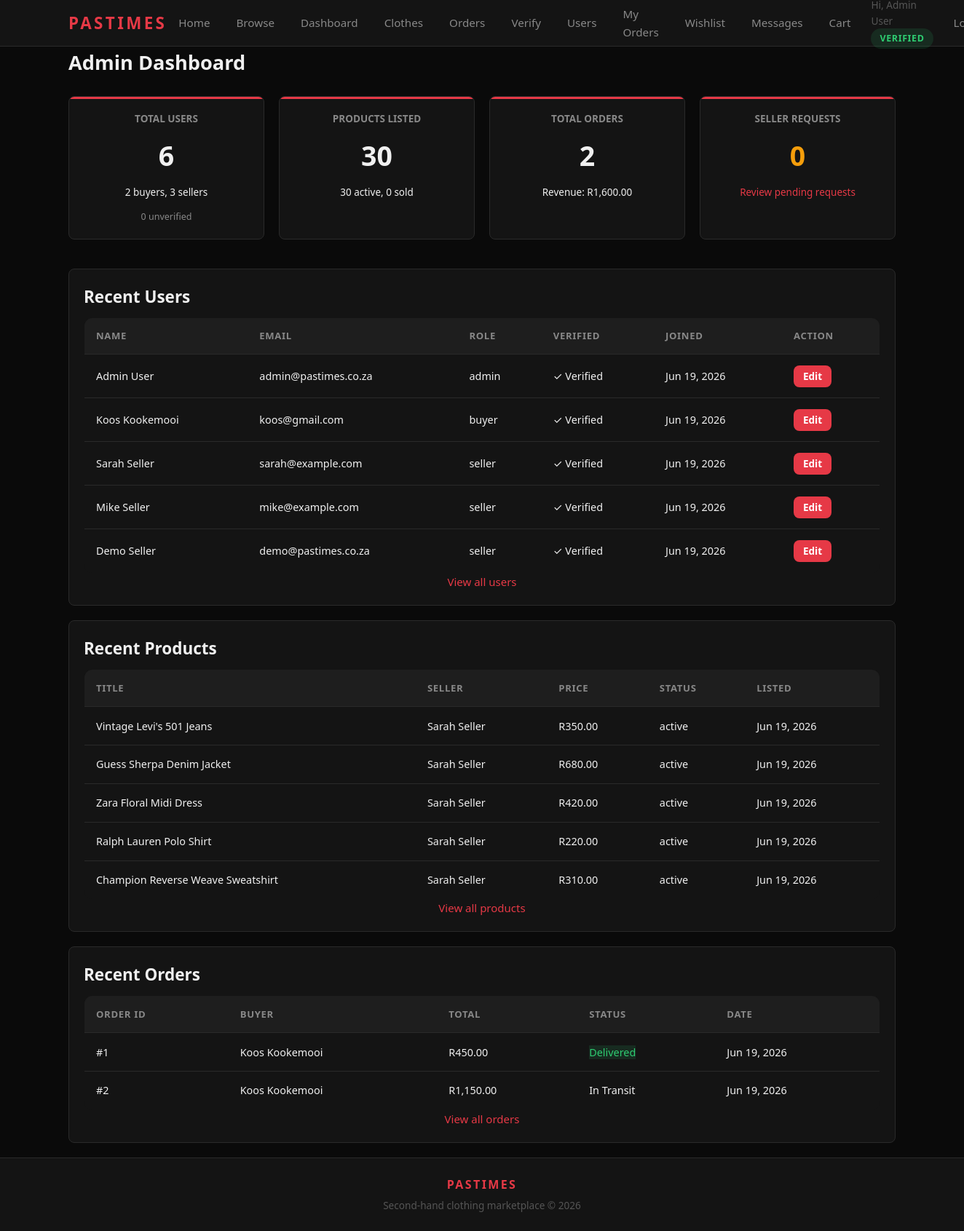
Screenshot of /admin/dashboard.php (signed in) with the database file from the repository.
### tables this page shows
CREATE TABLE tblUser (
    id                  INT          AUTO_INCREMENT PRIMARY KEY,
    name                VARCHAR(100) NOT NULL,
    email               VARCHAR(100) NOT NULL UNIQUE,
    password_hash       VARCHAR(255) NOT NULL,
    role                ENUM('buyer','seller','admin') NOT NULL DEFAULT 'buyer',
    is_verified         TINYINT(1)   NOT NULL DEFAULT 0,
    seller_request      ENUM('none','pending','approved','rejected') NOT NULL DEFAULT 'none',
    seller_request_note TEXT         NULL,
    created_at          DATETIME     DEFAULT CURRENT_TIMESTAMP,
    last_login          DATETIME     NULL,
    INDEX idx_email (email),
    INDEX idx_role  (role)
);

CREATE TABLE tblProducts (
    id          INT           AUTO_INCREMENT PRIMARY KEY,
    seller_id   INT           NOT NULL,
    category_id INT           NOT NULL,
    title       VARCHAR(150)  NOT NULL,
    brand       VARCHAR(100)  NULL,
    description TEXT          NOT NULL,
    price       DECIMAL(10,2) NOT NULL CHECK (price > 0),
    `condition` ENUM('New','Like New','Good','Fair','Poor') NOT NULL DEFAULT 'Good',
    image       VARCHAR(255)  NULL,
    quantity    INT           NOT NULL DEFAULT 1,
    status      ENUM('active','sold') NOT NULL DEFAULT 'active',
    created_at  DATETIME      DEFAULT CURRENT_TIMESTAMP,
    updated_at  DATETIME      DEFAULT CURRENT_TIMESTAMP ON UPDATE CURRENT_TIMESTAMP,
    FOREIGN KEY (seller_id)   REFERENCES tblUser(id)    ON DELETE CASCADE,
    FOREIGN KEY (category_id) REFERENCES categories(id) ON DELETE RESTRICT,
    INDEX idx_status (status),
    FULLTEXT INDEX idx_search (title, description)
);

CREATE TABLE tblOrders (
    id               INT           AUTO_INCREMENT PRIMARY KEY,
    buyer_id         INT           NOT NULL,
    total            DECIMAL(10,2) NOT NULL,
    delivery_address TEXT          NOT NULL,
    status           ENUM('Pending','Packed','In Transit','Delivered') NOT NULL DEFAULT 'Pending',
    tracking_number  VARCHAR(100)  NULL,
    payment_method   ENUM('Credit Card','Debit Card') NULL,
    created_at       DATETIME      DEFAULT CURRENT_TIMESTAMP,
    FOREIGN KEY (buyer_id) REFERENCES tblUser(id) ON DELETE RESTRICT,
    INDEX idx_buyer  (buyer_id),
    INDEX idx_status (status)
);

### admin/dashboard.php (the view, shortened to what this page needs)
<?php
require_once __DIR__ . '/../config/db.php';
require_once __DIR__ . '/../includes/functions.php';
$stats = [];
$result = mysqli_query($conn, "SELECT
    COUNT(*) as total,
    SUM(CASE WHEN role = 'buyer' THEN 1 ELSE 0 END) as buyers,
    SUM(CASE WHEN role = 'seller' THEN 1 ELSE 0 END) as sellers,
    SUM(CASE WHEN is_verified = 0 THEN 1 ELSE 0 END) as unverified
FROM tblUser");
$stats['users'] = mysqli_fetch_assoc($result);
$result = mysqli_query($conn, "SELECT
    COUNT(*) as total,
    SUM(CASE WHEN status = 'active' THEN 1 ELSE 0 END) as active,
    SUM(CASE WHEN status = 'sold' THEN 1 ELSE 0 END) as sold
FROM tblProducts");
$stats['products'] = mysqli_fetch_assoc($result);
$result = mysqli_query($conn, "SELECT
    COUNT(*) as total,
    SUM(total) as revenue
FROM tblOrders");
$stats['orders'] = mysqli_fetch_assoc($result);
$result = mysqli_query($conn, "SELECT COUNT(*) as pending FROM tblSellerRequests WHERE status = 'pending'");
$stats['seller_requests'] = mysqli_fetch_assoc($result);
$result = mysqli_query($conn, "SELECT id, name, email, role, is_verified, created_at FROM tblUser ORDER BY created_at DESC LIMIT 5");
$recent_users = mysqli_fetch_all($result, MYSQLI_ASSOC);
$result = mysqli_query($conn, "SELECT p.id, p.title, u.name as seller_name, p.price, p.created_at, p.status FROM tblProducts p JOIN tblUser u ON p.seller_id = u.id ORDER BY p.created_at DESC LIMIT 5");
$recent_products = mysqli_fetch_all($result, MYSQLI_ASSOC);
$result = mysqli_query($conn, "SELECT o.id, o.total, o.status, o.created_at, u.name as buyer_name FROM tblOrders o JOIN tblUser u ON o.buyer_id = u.id ORDER BY o.created_at DESC LIMIT 5");
$recent_orders = mysqli_fetch_all($result, MYSQLI_ASSOC);
require_once __DIR__ . '/../includes/header.php';
?>
<h1 class="page-title">Admin Dashboard</h1>
<div class="dashboard-grid">
    <div class="stat-card">
        <h3>Total Users</h3>
        <div class="stat-number"><?php echo (int)$stats['users']['total']; ?></div>
        <p><?php echo (int)$stats['users']['buyers']; ?> buyers, <?php echo (int)$stats['users']['sellers']; ?> sellers</p>
        <small><?php echo (int)$stats['users']['unverified']; ?> unverified</small>
    </div>
    <div class="stat-card">
        <h3>Products Listed</h3>
        <div class="stat-number"><?php echo (int)$stats['products']['total']; ?></div>
        <p><?php echo (int)$stats['products']['active']; ?> active, <?php echo (int)$stats['products']['sold']; ?> sold</p>
    </div>
    <div class="stat-card">
        <h3>Total Orders</h3>
        <div class="stat-number"><?php echo (int)$stats['orders']['total']; ?></div>
        <p>Revenue: R<?php echo number_format((float)($stats['orders']['revenue'] ?? 0), 2); ?></p>
    </div>
    <div class="stat-card">
        <h3>Seller Requests</h3>
        <div class="stat-number warning"><?php echo (int)$stats['seller_requests']['pending']; ?></div>
        <p><a href="<?php echo BASE_URL; ?>admin/verify_users.php">Review pending requests</a></p>
    </div>
</div>
<div class="dashboard-section">
    <h2>Recent Users</h2>
    <div class="table-wrap">
        <table class="data-table">
            <thead>
                <tr>
                    <th>Name</th>
                    <th>Email</th>
                    <th>Role</th>
                    <th>Verified</th>
                    <th>Joined</th>
                    <th>Action</th>
                </tr>
            </thead>
            <tbody>
                <?php foreach ($recent_users as $u): ?>
                    <tr>
                        <td><?php echo h($u['name']); ?></td>
                        <td><?php echo h($u['email']); ?></td>
                        <td><span class="badge role-<?php echo strtolower($u['role']); ?>"><?php echo h($u['role']); ?></span></td>
                        <td>
                            <?php if ((int)$u['is_verified'] === 1): ?>
                                <span class="badge verified">✓ Verified</span>
                            <?php else: ?>
                                <span class="badge pending">Pending</span>
                            <?php endif; ?>
                        </td>
                        <td><?php echo date('M d, Y', strtotime($u['created_at'])); ?></td>
                        <td><a href="<?php echo BASE_URL; ?>admin/edit_user.php?id=<?php echo $u['id']; ?>" class="btn btn-sm btn-primary">Edit</a></td>
                    </tr>
                <?php endforeach; ?>
            </tbody>
        </table>
    </div>
    <p class="text-center"><a href="<?php echo BASE_URL; ?>admin/users.php">View all users</a></p>
</div>
<div class="dashboard-section">
    <h2>Recent Products</h2>
    <div class="table-wrap">
        <table class="data-table">
            <thead>
                <tr>
                    <th>Title</th>
                    <th>Seller</th>
                    <th>Price</th>
                    <th>Status</th>
                    <th>Listed</th>
                </tr>
            </thead>
            <tbody>
                <?php foreach ($recent_products as $p): ?>
                    <tr>
                        <td><?php echo h(substr($p['title'], 0, 40)); ?></td>
                        <td><?php echo h($p['seller_name']); ?></td>
                        <td>R<?php echo number_format($p['price'], 2); ?></td>
                        <td><span class="badge status-<?php echo strtolower($p['status']); ?>"><?php echo h($p['status']); ?></span></td>
                        <td><?php echo date('M d, Y', strtotime($p['created_at'])); ?></td>
                    </tr>
                <?php endforeach; ?>
            </tbody>
        </table>
    </div>
    <p class="text-center"><a href="<?php echo BASE_URL; ?>admin/products.php">View all products</a></p>
</div>
<div class="dashboard-section">
    <h2>Recent Orders</h2>
    <div class="table-wrap">
        <table class="data-table">
            <thead>
                <tr>
                    <th>Order ID</th>
                    <th>Buyer</th>
                    <th>Total</th>
                    <th>Status</th>
                    <th>Date</th>
                </tr>
            </thead>
            <tbody>
                <?php foreach ($recent_orders as $o): ?>
                    <tr>
                        <td>#<?php echo $o['id']; ?></td>
                        <td><?php echo h($o['buyer_name']); ?></td>
                        <td>R<?php echo number_format($o['total'], 2); ?></td>
                        <td><span class="badge status-<?php echo strtolower($o['status']); ?>"><?php echo h($o['status']); ?></span></td>
                        <td><?php echo date('M d, Y', strtotime($o['created_at'])); ?></td>
                    </tr>
                <?php endforeach; ?>
            </tbody>
        </table>
    </div>
    <p class="text-center"><a href="<?php echo BASE_URL; ?>admin/orders.php">View all orders</a></p>
</div>
<?php require_once __DIR__ . '/../includes/footer.php'; ?>

### assets/css/main.css (style rules this page uses)
:root { --bg: #0a0a0a; --surface: #141414; --surface-2: #1e1e1e; --border: #2a2a2a; --border-light: #333333; --primary: #e63946; --primary-hover:#c1121f; --primary-dim: rgba(230,57,70,0.15); --text: #f0f0f0; --text-muted: #888888; --text-faint: #555555; --success: #2ecc71; --success-bg: rgba(46,204,113,0.12); --danger: #e74c3c; --danger-bg: rgba(231,76,60,0.12); --warning: #f39c12; --warning-bg: rgba(243,156,18,0.12); --info: #3498db; --info-bg: rgba(52,152,219,0.12); --radius: 8px; --radius-lg: 12px; --header-h: 64px; }
*,*::before,*::after { box-sizing:border-box; margin:0; padding:0; }
html { scroll-behavior:smooth; }
body { font-family:'Segoe UI',system-ui,-apple-system,sans-serif; background:var(--bg); color:var(--text); line-height:1.6; font-size:15px; }
a { color:var(--primary); text-decoration:none; }
.btn { display:inline-block; padding:0.55rem 1.25rem; border-radius:var(--radius); font-size:0.95rem; font-weight:600; cursor:pointer; border:none; text-align:center; transition:background 0.2s, transform 0.15s, box-shadow 0.2s; line-height:1.4; text-decoration:none; }
.btn-primary { background:var(--primary); color:#fff; }
.btn-sm { padding:0.35rem 0.8rem; font-size:0.85rem; }
.page-title { font-size:1.7rem; font-weight:700; margin-bottom:1.5rem; color:var(--text); }
.text-center { text-align:center; }
.data-table { width:100%; border-collapse:collapse; background:var(--surface); border-radius:var(--radius-lg); overflow:hidden; border:1px solid var(--border); }
.data-table th, .data-table td { padding:0.9rem 1rem; text-align:left; border-bottom:1px solid var(--border); font-size:0.9rem; }
.data-table th { background:var(--surface-2); font-weight:600; font-size:0.82rem; text-transform:uppercase; letter-spacing:0.05em; color:var(--text-muted); }
.data-table tr:last-child td { border-bottom:none; }
.table-wrap { overflow-x:auto; }
.status-delivered { background:var(--success-bg); color:var(--success); }
.stat-card { position:relative; overflow:hidden; background:var(--surface); border:1px solid var(--border); border-radius:var(--radius-lg); padding:1.5rem; text-align:center; transition:transform 0.2s, border-color 0.2s; }
.stat-card::before { content:''; position:absolute; top:0; left:0; right:0; height:3px; background:var(--primary); }
.stat-number { font-size:2.2rem; font-weight:800; color:var(--primary); margin-bottom:0.3rem; }

### admin/dashboard.php (style rules this page uses)
.dashboard-grid { display: grid; grid-template-columns: repeat(auto-fit, minmax(250px, 1fr)); gap: 20px; margin-bottom: 40px; }
.stat-card { background: var(--surface); border: 1px solid var(--border); border-radius: 8px; padding: 20px; text-align: center; }
.stat-card h3 { margin: 0 0 10px 0; font-size: 0.9em; text-transform: uppercase; color: var(--text-muted); }
.stat-number { font-size: 2.5em; font-weight: bold; color: var(--primary-red); margin: 10px 0; }
.stat-number.warning { color: #f59e0b; }
.stat-card p { margin: 8px 0; font-size: 0.9em; }
.stat-card small { color: var(--text-muted); }
.dashboard-section { background: var(--surface); border: 1px solid var(--border); border-radius: 8px; padding: 20px; margin-bottom: 20px; }
.dashboard-section h2 { margin-top: 0; border-bottom: 2px solid var(--primary-red); padding-bottom: 10px; }
.text-center { text-align: center; }

### rows the page displays
tbluser: name "Admin User", email "admin@pastimes.co.za", role "admin", is_verified "✓ Verified", created_at "Jun 19, 2026"
tbluser: name "Koos Kookemooi", email "koos@gmail.com", role "buyer", is_verified "✓ Verified", created_at "Jun 19, 2026"
tbluser: name "Sarah Seller", email "sarah@example.com", role "seller", is_verified "✓ Verified", created_at "Jun 19, 2026"
tbluser: name "Mike Seller", email "mike@example.com", role "seller", is_verified "✓ Verified", created_at "Jun 19, 2026"
tbluser: name "Demo Seller", email "demo@pastimes.co.za", role "seller", is_verified "✓ Verified", created_at "Jun 19, 2026"
tblproducts: title "Vintage Levi's 501 Jeans", seller.name "Sarah Seller", price "350.00", status "active", created_at "Jun 19, 2026"
tblproducts: title "Guess Sherpa Denim Jacket", seller.name "Sarah Seller", price "680.00", status "active", created_at "Jun 19, 2026"
tblproducts: title "Zara Floral Midi Dress", seller.name "Sarah Seller", price "420.00", status "active", created_at "Jun 19, 2026"
tblproducts: title "Ralph Lauren Polo Shirt", seller.name "Sarah Seller", price "220.00", status "active", created_at "Jun 19, 2026"
tblproducts: title "Champion Reverse Weave Sweatshirt", seller.name "Sarah Seller", price "310.00", status "active", created_at "Jun 19, 2026"
tblorders: id "1", buyer.name "Koos Kookemooi", total "450.00", status "Delivered", created_at "Jun 19, 2026"
tblorders: id "2", buyer.name "Koos Kookemooi", total "1,150.00", status "In Transit", created_at "Jun 19, 2026"

### other values shown
$label "VERIFIED"
$stats['users']['total'] "6"
$stats['users']['buyers'] "2"
$stats['users']['sellers'] "3"
$stats['users']['unverified'] "0"
$stats['products']['total'] "30"
$stats['products']['active'] "30"
$stats['products']['sold'] "0"
$stats['orders']['total'] "2"
$stats['orders']['revenue'] "1,600.00"
$stats['seller_requests']['pending'] "0"
